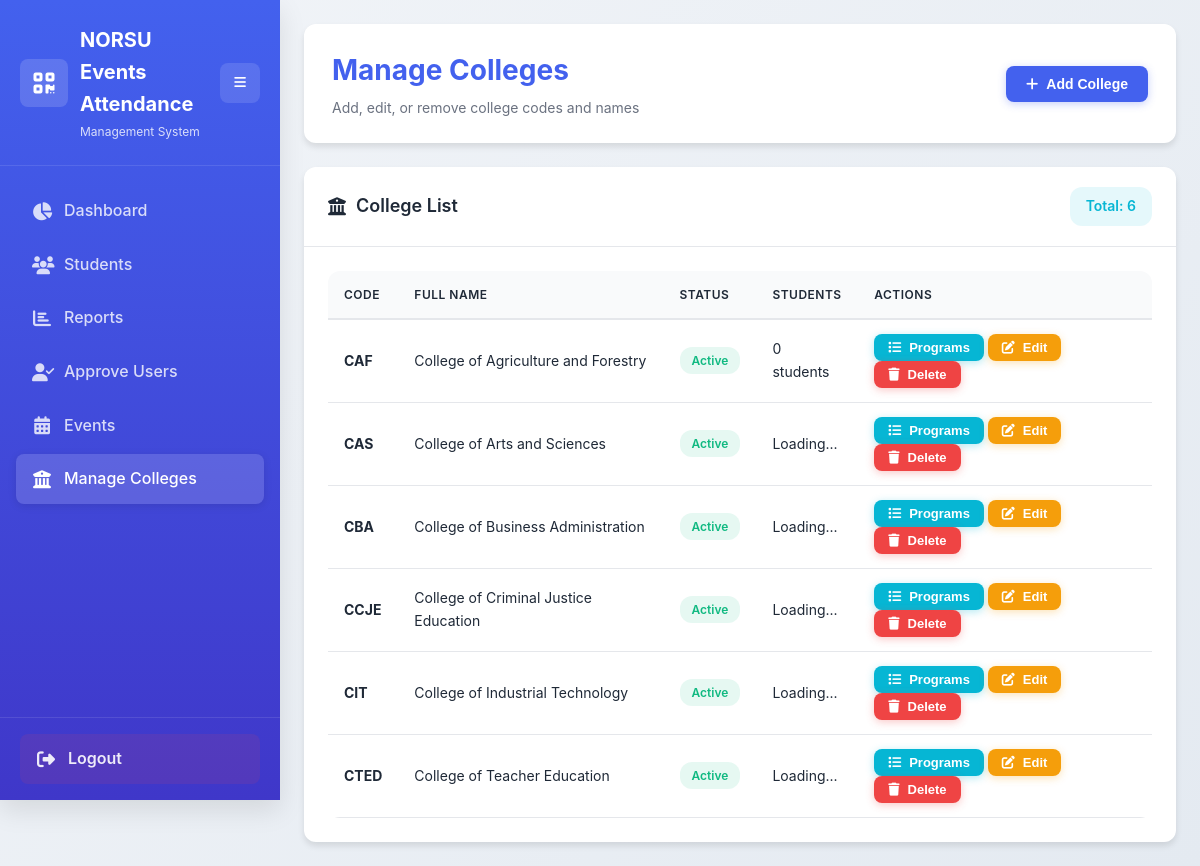
The page /manage_colleges/ (signed in) on the database its author committed.
### qrapp/models.py (models this page shows, shortened)
class College(models.Model):
    code = models.CharField(max_length=20, unique=True, help_text="Short code (e.g., CCJE, CTED)")
    name = models.CharField(max_length=200, help_text="Full college name")
    is_active = models.BooleanField(default=True, help_text="Active colleges appear in dropdowns")
    created_at = models.DateTimeField(auto_now_add=True)
    updated_at = models.DateTimeField(auto_now=True)
    class Meta:
        ordering = ["code"]
        verbose_name = "College"
        verbose_name_plural = "Colleges"

### qrapp/views.py (the view, shortened to what this page needs)
# urls.py: path('manage_colleges/', views.manage_colleges, name='manage_colleges'),
@staff_member_required
def manage_colleges(request):
    from .models import College
    import json
    colleges = College.objects.all().order_by('code')
    active_colleges = College.objects.filter(is_active=True).order_by('code')
    college_stats = {}
    for college in colleges:
        college_stats[college.code] = Student.objects.filter(college=college).count()
    college_stats_json = json.dumps(college_stats)
    return render(request, 'qrapp/manage_colleges.html', {
        'colleges': colleges,
        'active_colleges': active_colleges,
        'college_stats': college_stats_json
    })

### qrapp/templates/qrapp/manage_colleges.html (shortened to what this page needs)
{% extends 'qrapp/base.html' %}
{% load static %}
{% block content %}
<div class="page-header">
    <div class="header-content">
        <h2>Manage Colleges</h2>
        <p>Add, edit, or remove college codes and names</p>
    </div>
    <div class="header-actions">
        <button class="btn btn-primary" onclick="openAddModal()">
            <i class="fas fa-plus"></i> Add College
        </button>
    </div>
</div>
<div class="card">
    <div class="card-header">
        <h3><i class="fas fa-university"></i> College List</h3>
        <div class="d-flex gap-2">
            <span class="badge badge-info" style="padding: 8px 16px; font-size: 14px;">
                Total: {{ colleges.count }}
            </span>
        </div>
    </div>
    <div class="card-body">
        <div class="table-container">
            <table id="collegesTable">
                <thead>
                    <tr>
                        <th>Code</th>
                        <th>Full Name</th>
                        <th>Status</th>
                        <th>Students</th>
                        <th>Actions</th>
                    </tr>
                </thead>
                <tbody>
                    {% for college in colleges %}
                    <tr>
                        <td><strong>{{ college.code }}</strong></td>
                        <td>{{ college.name }}</td>
                        <td>
                            {% if college.is_active %}
                            <span class="badge badge-success">Active</span>
                            {% else %}
                            <span class="badge badge-danger">Inactive</span>
                            {% endif %}
                        </td>
                        <td data-college-code="{{ college.code }}">
                            <span class="student-count">Loading...</span>
                        </td>
                        <td>
                            <button class="btn btn-info btn-sm"
                                    onclick="window.location.href='{% url 'manage_programs' college.id %}'">
                                <i class="fas fa-list"></i> Programs
                            </button>
                            <button class="btn btn-warning btn-sm"
                                    onclick="openEditModal('{{ college.id }}', '{{ college.code }}', '{{ college.name }}', {{ college.is_active|yesno:'true,false' }})">
                                <i class="fas fa-edit"></i> Edit
                            </button>
                            <button class="btn btn-danger btn-sm delete-btn"
                                    data-college-id="{{ college.id }}"
                                    data-college-code="{{ college.code }}">
                                <i class="fas fa-trash"></i> Delete
                            </button>
                        </td>
                    </tr>
                    {% empty %}
                    <tr>
                        <td colspan="5" class="text-center">No colleges found. Click "Add College" to get started.</td>
                    </tr>
                    {% endfor %}
                </tbody>
            </table>
        </div>
    </div>
</div>
{% endblock %}

### qrapp/templates/qrapp/base.html (shortened to what this page needs)
{% load static %}
<!DOCTYPE html>
<html lang="en">
<head>
    <link rel="stylesheet" href="https://cdnjs.cloudflare.com/ajax/libs/font-awesome/6.4.0/css/all.min.css">
    <link rel="stylesheet" href="{% static 'qrapp/css/style.css' %}">
</head>
<body>
    <div class="app-container">
        {% block sidebar %}
        <aside class="sidebar" id="sidebar">
            <div class="sidebar-header">
                <a href="{% url 'admin_dashboard' %}" class="sidebar-logo">
                    <div class="sidebar-logo-icon">
                        <i class="fas fa-qrcode"></i>
                    </div>
                    <div class="sidebar-logo-text">
                        <h1>NORSU Events Attendance</h1>
                        <p>Management System</p>
                    </div>
                </a>
                <button type="button" class="sidebar-toggle" id="sidebarToggle" aria-label="Toggle sidebar" title="Toggle sidebar">
                    <i class="fas fa-bars"></i>
                </button>
            </div>
            <nav class="sidebar-nav">
                <ul>
                    {% block sidebar_links %}
                    {% with url_name=request.resolver_match.url_name %}
                    <li>
                        <a href="{% url 'admin_dashboard' %}#dashboard"
                           data-section="dashboard"
                           class="{% if url_name == 'admin_dashboard' %}active{% endif %}"
                           onclick="return navigateDashboardSection(this);">
                            <i class="fas fa-chart-pie"></i>
                            <span>Dashboard</span>
                        </a>
                    </li>
                    <li>
                        <a href="{% url 'admin_dashboard' %}#students"
                           data-section="students"
                           onclick="return navigateDashboardSection(this);">
                            <i class="fas fa-users"></i>
                            <span>Students</span>
                        </a>
                    </li>
                    <li>
                        <a href="{% url 'admin_dashboard' %}#reports"
                           data-section="reports"
                           onclick="return navigateDashboardSection(this);">
                            <i class="fas fa-chart-bar"></i>
                            <span>Reports</span>
                        </a>
                    </li>
                    <li>
                        <a href="{% url 'admin_dashboard' %}#approve"
                           data-section="approve"
                           onclick="return navigateDashboardSection(this);">
                            <i class="fas fa-user-check"></i>
                            <span>Approve Users</span>
                        </a>
                    </li>
                    <li>
                        <a href="{% url 'manage_events' %}"
                           class="{% if url_name == 'manage_events' %}active{% endif %}">
                            <i class="fas fa-calendar-alt"></i>
                            <span>Events</span>
                        </a>
                    </li>
                    <li>
                        <a href="{% url 'manage_colleges' %}"
                           class="{% if url_name == 'manage_colleges' or url_name == 'manage_programs' %}active{% endif %}">
                            <i class="fas fa-university"></i>
                            <span>Manage Colleges</span>
                        </a>
                    </li>
                    {% endwith %}
                    {% endblock %}
                </ul>
            </nav>
            <div class="sidebar-footer">
                <a href="#" class="sidebar-logout" onclick="openModal('logoutModal'); return false;">
                    <i class="fas fa-sign-out-alt"></i>
                    <span>Logout</span>
                </a>
            </div>
        </aside>
        {% endblock %}
        <main class="main-content">
            {% block content %}
            {% endblock %}
        </main>
    </div>
</body>
</html>

### rows shown on the page
College: code "CAF", name "College of Agriculture and Forestry", is_active "Active"
College: code "CAS", name "College of Arts and Sciences", is_active "Active"
College: code "CBA", name "College of Business Administration", is_active "Active"
College: code "CCJE", name "College of Criminal Justice Education", is_active "Active"
College: code "CIT", name "College of Industrial Technology", is_active "Active"
College: code "CTED", name "College of Teacher Education", is_active "Active"

### other values the page prints
{{ colleges.count }} "6"
